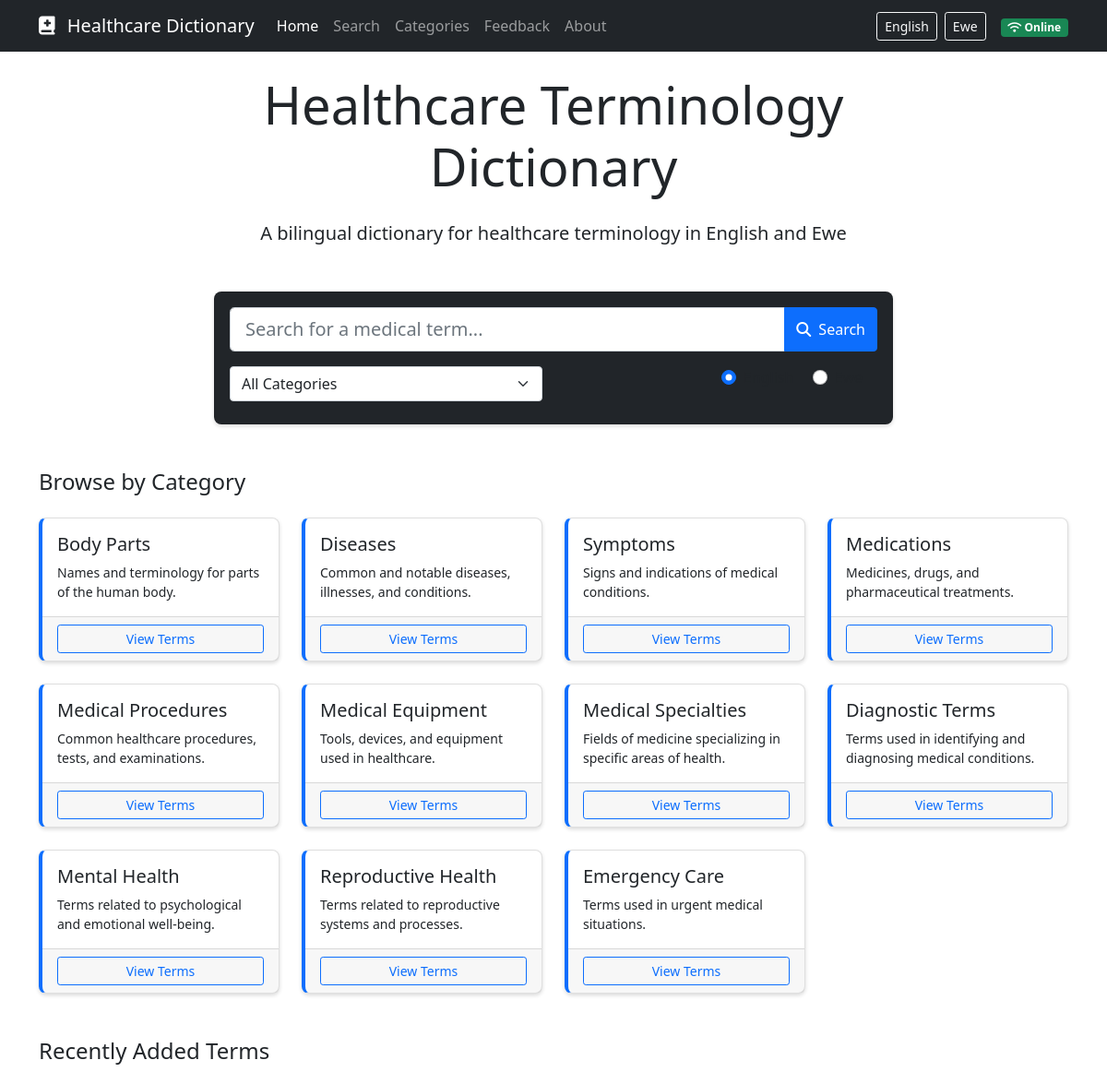
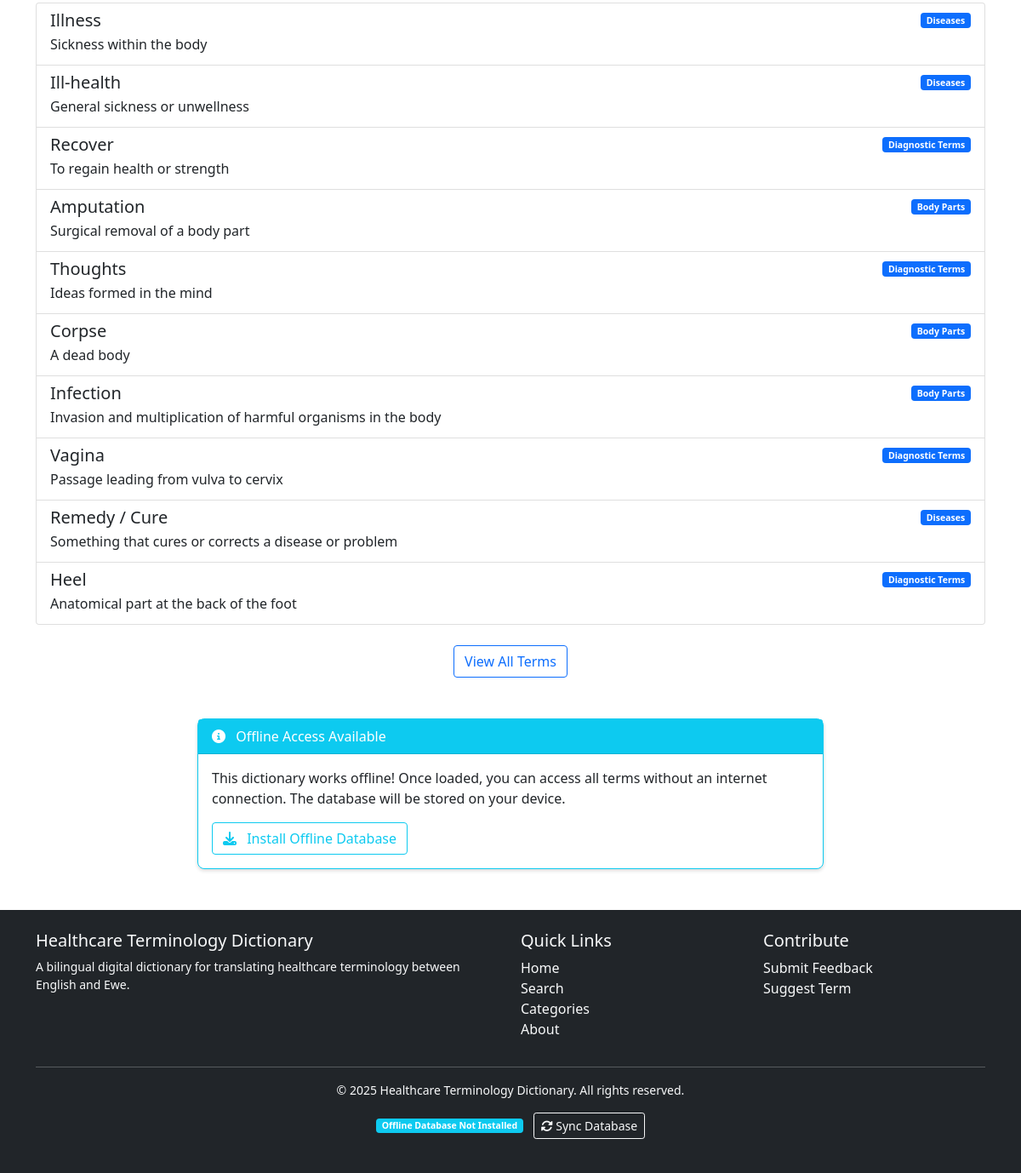
The page / on the database its author committed (2 pictures, top to bottom).
### models.py (models this page shows, shortened)
class Category(db.Model):
    id = db.Column(db.Integer, primary_key=True)
    name_en = db.Column(db.String(100), nullable=False)
    name_ewe = db.Column(db.String(100), nullable=False)
    description_en = db.Column(db.Text)
    description_ewe = db.Column(db.Text)
    terms = db.relationship('Term', backref='category', lazy=True)

class Term(db.Model):
    id = db.Column(db.Integer, primary_key=True)
    term_en = db.Column(db.String(200), nullable=False, index=True)
    term_ewe = db.Column(db.String(200), nullable=False, index=True)
    definition_en = db.Column(db.Text, nullable=False)
    definition_ewe = db.Column(db.Text, nullable=False)
    example_en = db.Column(db.Text)
    example_ewe = db.Column(db.Text)
    pronunciation = db.Column(db.String(200))
    category_id = db.Column(db.Integer, db.ForeignKey('category.id'), nullable=False)
    created_at = db.Column(db.DateTime, default=datetime.utcnow)
    updated_at = db.Column(db.DateTime, default=datetime.utcnow, onupdate=datetime.utcnow)
    ai_explanation_en = db.Column(db.Text)
    ai_explanation_ewe = db.Column(db.Text)

### routes.py (the view)
@app.route('/')
def index():
    recent_terms = Term.query.order_by(Term.created_at.desc()).limit(10).all()
    categories = Category.query.all()
    return render_template('index.html', recent_terms=recent_terms, categories=categories)

### templates/index.html (shortened to what this page needs)
{% extends "layout.html" %}
{% block content %}
<div class="row">
    <div class="col-md-8 mx-auto text-center">
        <h1 class="display-4 mb-4">
            <span class="lang-en">Healthcare Terminology Dictionary</span>
        </h1>
        <p class="lead mb-5">
            <span class="lang-en">A bilingual dictionary for healthcare terminology in English and Ewe</span>
        </p>
    </div>
</div>
<div class="row mb-5">
    <div class="col-lg-8 mx-auto">
        <div class="card bg-dark">
            <div class="card-body">
                <form action="{{ url_for('search') }}" method="get" class="search-form">
                    <div class="input-group mb-3">
                        <input type="text" name="q" class="form-control form-control-lg"
                               placeholder="Search for a medical term..."
                               aria-label="Search for a medical term">
                        <button class="btn btn-primary" type="submit">
                            <i class="fas fa-search"></i>
                            <span class="d-none d-md-inline ms-1">Search</span>
                        </button>
                    </div>
                    <div class="row">
                        <div class="col-md-6">
                            <select name="category" class="form-select mb-2">
                                <option value="">All Categories</option>
                            </select>
                        </div>
                        <div class="col-md-6 text-md-end">
                            <div class="form-check form-check-inline">
                                <input class="form-check-input" type="radio" name="lang" id="searchLangEn" value="en" checked>
                                <label class="form-check-label" for="searchLangEn">English</label>
                            </div>
                            <div class="form-check form-check-inline">
                                <input class="form-check-input" type="radio" name="lang" id="searchLangEwe" value="ewe">
                                <label class="form-check-label" for="searchLangEwe">Ewe</label>
                            </div>
                        </div>
                    </div>
                </form>
            </div>
        </div>
    </div>
</div>
<div class="row mb-5">
    <div class="col-12">
        <h2 class="h4 mb-4">
            <span class="lang-en">Browse by Category</span>
        </h2>
        <div class="row row-cols-1 row-cols-md-2 row-cols-lg-4 g-4">
            {% for category in categories %}
            <div class="col">
                <div class="card h-100 category-card">
                    <div class="card-body">
                        <h5 class="card-title">
                            <span class="lang-en">{{ category.name_en }}</span>
                        </h5>
                        <p class="card-text small">
                            <span class="lang-en">{{ category.description_en|truncate(80) }}</span>
                        </p>
                    </div>
                    <div class="card-footer">
                        <a href="{{ url_for('category_detail', category_id=category.id) }}" class="btn btn-sm btn-outline-primary w-100">
                            <span class="lang-en">View Terms</span>
                        </a>
                    </div>
                </div>
            </div>
            {% endfor %}
        </div>
    </div>
</div>
<div class="row">
    <div class="col-12">
        <h2 class="h4 mb-4">
            <span class="lang-en">Recently Added Terms</span>
        </h2>
        <div class="list-group">
            {% for term in recent_terms %}
            <a href="{{ url_for('term_detail', term_id=term.id) }}" class="list-group-item list-group-item-action">
                <div class="d-flex w-100 justify-content-between">
                    <h5 class="mb-1">
                        <span class="lang-en">{{ term.term_en }}</span>
                    </h5>
                    <small>
                        <span class="badge bg-primary">
                            <span class="lang-en">{{ term.category.name_en }}</span>
                        </span>
                    </small>
                </div>
                <p class="mb-1">
                    <span class="lang-en">{{ term.definition_en|truncate(120) }}</span>
                </p>
            </a>
            {% endfor %}
        </div>
        <div class="text-center mt-4">
            <a href="{{ url_for('search') }}" class="btn btn-outline-primary">
                <span class="lang-en">View All Terms</span>
            </a>
        </div>
    </div>
</div>
<div class="row mt-5">
    <div class="col-md-8 mx-auto">
        <div class="card border-info">
            <div class="card-header bg-info text-white">
                <i class="fas fa-info-circle me-2"></i>
                <span class="lang-en">Offline Access Available</span>
            </div>
            <div class="card-body">
                <p class="card-text">
                    <span class="lang-en">
                        This dictionary works offline! Once loaded, you can access all terms without an internet connection.
                        The database will be stored on your device.
                    </span>
                </p>
                <button id="install-db-btn" class="btn btn-outline-info">
                    <i class="fas fa-download me-2"></i>
                    <span class="lang-en">Install Offline Database</span>
                </button>
            </div>
        </div>
    </div>
</div>
{% endblock %}

### templates/layout.html (shortened to what this page needs)
<!DOCTYPE html>
<html lang="en">
<head>
    <link href="https://cdn.jsdelivr.net/npm/bootstrap@5.1.3/dist/css/bootstrap.min.css" rel="stylesheet">
    <link rel="stylesheet" href="https://cdnjs.cloudflare.com/ajax/libs/font-awesome/6.5.0/css/all.min.css">
    <link rel="stylesheet" href="{{ url_for('static', filename='css/custom.css') }}">
</head>
<body>
    <nav class="navbar navbar-expand-lg navbar-dark bg-dark mb-4">
        <div class="container">
            <a class="navbar-brand" href="{{ url_for('index') }}">
                <i class="fas fa-book-medical me-2"></i> Healthcare Dictionary
            </a>
            <div class="collapse navbar-collapse">
                <ul class="navbar-nav me-auto mb-2 mb-lg-0">
                    <li class="nav-item">
                        <a class="nav-link {% if request.path == url_for('index') %}active{% endif %}"
                           href="{{ url_for('index') }}">Home</a>
                    </li>
                    <li class="nav-item">
                        <a class="nav-link {% if request.path == url_for('search') %}active{% endif %}"
                           href="{{ url_for('search') }}">Search</a>
                    </li>
                    <li class="nav-item">
                        <a class="nav-link {% if request.path == url_for('categories') %}active{% endif %}"
                           href="{{ url_for('categories') }}">Categories</a>
                    </li>
                    <li class="nav-item">
                        <a class="nav-link {% if request.path == url_for('feedback') %}active{% endif %}"
                           href="{{ url_for('feedback') }}">Feedback</a>
                    </li>
                    <li class="nav-item">
                        <a class="nav-link {% if request.path == url_for('about') %}active{% endif %}"
                           href="{{ url_for('about') }}">About</a>
                    </li>
                </ul>
                <div class="d-flex language-toggle">
                    <button class="btn btn-sm btn-outline-light me-2" id="lang-en" onclick="setLanguage('en')" aria-pressed="true">English</button>
                    <button class="btn btn-sm btn-outline-light" id="lang-ewe" onclick="setLanguage('ewe')" aria-pressed="false">Ewe</button>
                </div>
                <div class="connection-status ms-3">
                    <span id="online-status" class="badge bg-success">
                        <i class="fas fa-wifi"></i> Online
                    </span>
                </div>
            </div>
        </div>
    </nav>
    <div class="container mb-5">
        {% block content %}{% endblock %}
    </div>
    <footer class="bg-dark text-light py-4 mt-auto">
        <div class="container">
            <div class="row">
                <div class="col-md-6">
                    <h5>Healthcare Terminology Dictionary</h5>
                    <p class="small">A bilingual digital dictionary for translating healthcare terminology between English and Ewe.</p>
                </div>
                <div class="col-md-3">
                    <h5>Quick Links</h5>
                    <ul class="list-unstyled">
                        <li><a href="{{ url_for('index') }}" class="text-decoration-none text-light">Home</a></li>
                        <li><a href="{{ url_for('search') }}" class="text-decoration-none text-light">Search</a></li>
                        <li><a href="{{ url_for('categories') }}" class="text-decoration-none text-light">Categories</a></li>
                        <li><a href="{{ url_for('about') }}" class="text-decoration-none text-light">About</a></li>
                    </ul>
                </div>
                <div class="col-md-3">
                    <h5>Contribute</h5>
                    <ul class="list-unstyled">
                        <li><a href="{{ url_for('feedback') }}" class="text-decoration-none text-light">Submit Feedback</a></li>
                        <li><a href="{{ url_for('feedback') }}?feedback_type=new_term" class="text-decoration-none text-light">Suggest Term</a></li>
                    </ul>
                </div>
            </div>
            <hr>
            <div class="text-center small">
                <p>&copy; 2025 Healthcare Terminology Dictionary. All rights reserved.</p>
                <p>
                    <span id="db-status" class="badge bg-info"></span>
                    <a href="#" id="sync-button" class="btn btn-sm btn-outline-light ms-2" onclick="synchronizeDatabase()">
                        <i class="fas fa-sync-alt"></i> Sync Database
                    </a>
                </p>
            </div>
        </div>
    </footer>
</body>
</html>

### static/css/custom.css (style rules this page uses)
body { min-height: 100vh; display: flex; flex-direction: column; }
footer { margin-top: auto; }
.card { border-radius: 0.5rem; box-shadow: 0 0.125rem 0.25rem rgba(0, 0, 0, 0.15); transition: transform 0.2s ease-in-out, box-shadow 0.2s ease-in-out; }
.category-card { border-left: 4px solid var(--bs-primary); }
.connection-status .badge { font-size: 0.75rem; }
.lang-ewe, .lang-en { transition: opacity 0.3s ease-in-out; }

### rows shown on the page
Category: name_en "Body Parts", description_en "Names and terminology for parts of the human body."
Category: name_en "Diseases", description_en "Common and notable diseases, illnesses, and conditions."
Category: name_en "Symptoms", description_en "Signs and indications of medical conditions."
Category: name_en "Medications", description_en "Medicines, drugs, and pharmaceutical treatments."
Category: name_en "Medical Procedures", description_en "Common healthcare procedures, tests, and examinations."
Category: name_en "Medical Equipment", description_en "Tools, devices, and equipment used in healthcare."
Category: name_en "Medical Specialties", description_en "Fields of medicine specializing in specific areas of health."
Category: name_en "Diagnostic Terms", description_en "Terms used in identifying and diagnosing medical conditions."
Category: name_en "Mental Health", description_en "Terms related to psychological and emotional well-being."
Category: name_en "Reproductive Health", description_en "Terms related to reproductive systems and processes."
Category: name_en "Emergency Care", description_en "Terms used in urgent medical situations."
Term: term_en "Illness", category.name_en "Diseases", definition_en "Sickness within the body"
Term: term_en "Ill-health", category.name_en "Diseases", definition_en "General sickness or unwellness"
Term: term_en "Recover", category.name_en "Diagnostic Terms", definition_en "To regain health or strength"
Term: term_en "Amputation", category.name_en "Body Parts", definition_en "Surgical removal of a body part"
Term: term_en "Thoughts", category.name_en "Diagnostic Terms", definition_en "Ideas formed in the mind"
Term: term_en "Corpse", category.name_en "Body Parts", definition_en "A dead body"
Term: term_en "Infection", category.name_en "Body Parts", definition_en "Invasion and multiplication of harmful organisms in the body"
Term: term_en "Vagina", category.name_en "Diagnostic Terms", definition_en "Passage leading from vulva to cervix"
Term: term_en "Remedy / Cure", category.name_en "Diseases", definition_en "Something that cures or corrects a disease or problem"
Term: term_en "Heel", category.name_en "Diagnostic Terms", definition_en "Anatomical part at the back of the foot"
